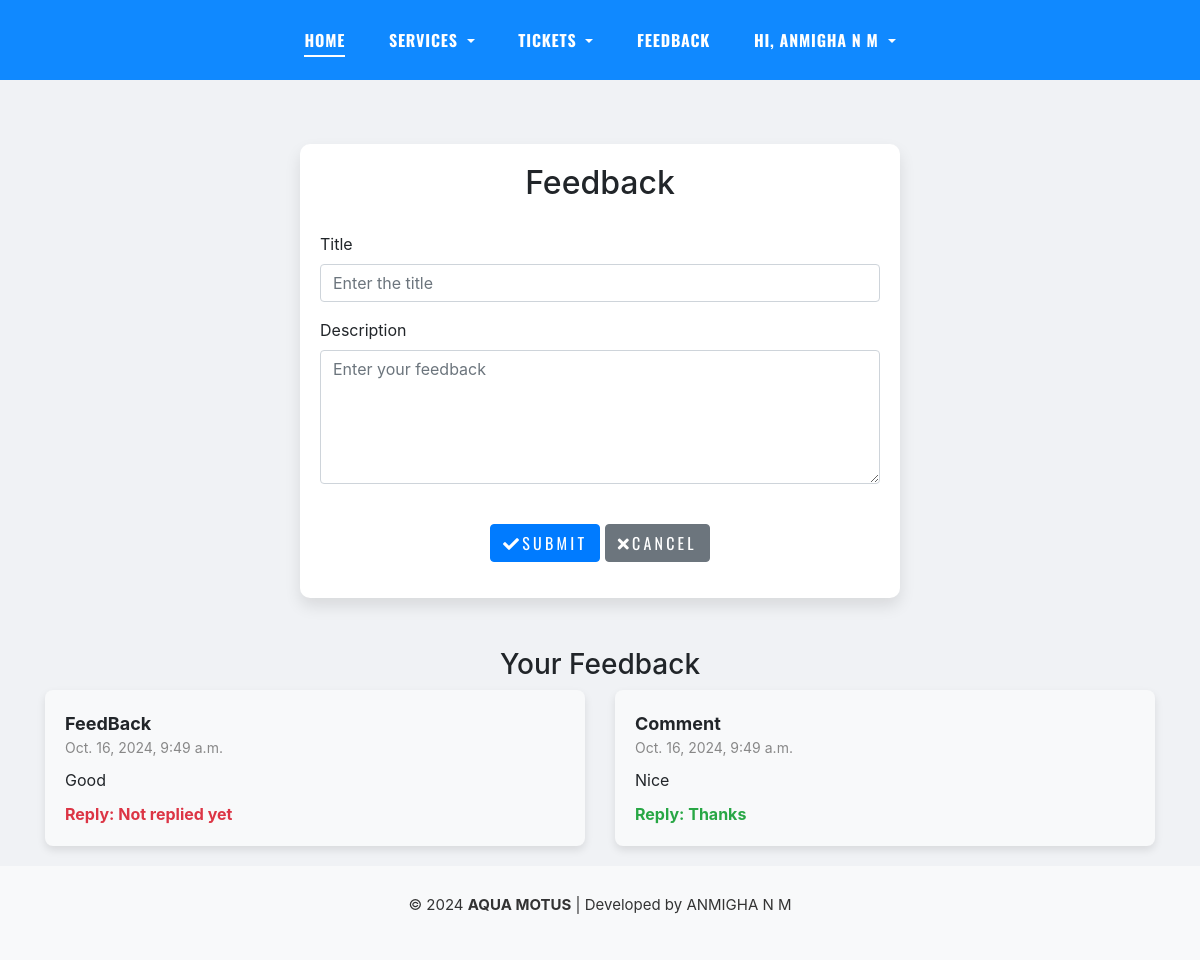
The app's page /User/feedback/ (signed in) with its own data.
### Guest/models.py (models this page shows, shortened)
class CustomDetails(AbstractUser):
    ROLE_CHOICES = [
        ('admin', 'Admin'),
        ('stationmaster', 'Station Master'),
        ('user', 'User'),
    ]
    role = models.CharField(max_length=20, choices=ROLE_CHOICES, default='user')

### User/models.py (models this page shows, shortened)
class Feedback(models.Model):
    user = models.ForeignKey(settings.AUTH_USER_MODEL, on_delete=models.CASCADE)
    title = models.CharField(max_length=200)
    description = models.TextField()
    date = models.DateTimeField(auto_now_add=True)
    reply = models.TextField(blank=True, null=True)
    status=models.IntegerField(default=0)
    sentiment_score = models.FloatField(default=0)  # Field for sentiment score

### User/views.py (the view, shortened to what this page needs)
# urls.py: path('feedback/', views.feedback_view, name='feedback'),
@never_cache
@login_required
def feedback_view(request):
    feedback_list = Feedback.objects.filter(user=request.user)
    return render(request, 'User/feedback.html', {'feedback_list': feedback_list})

### User/Templates/User/feedback.html (shortened to what this page needs)
{% extends 'User/HomePage.html' %}
{% load static %}
{% block content %}
<!DOCTYPE html>
<html lang="en">
<head>
    <link href="https://maxcdn.bootstrapcdn.com/bootstrap/4.1.1/css/bootstrap.min.css" rel="stylesheet">
    <link rel="stylesheet" href="https://cdnjs.cloudflare.com/ajax/libs/font-awesome/5.15.4/css/all.min.css">
</head>
<body><br><br><br><br><br><br>
    <div class="container feedback-container">
        <h2 class="text-center feedback-header">Feedback</h2>
        <form action="" method="post">
            <div class="form-group">
                <label for="txt_title">Title</label>
                <input type="text" name="txt_title" id="txt_title" class="form-control" placeholder="Enter the title" required>
            </div>
            <div class="form-group">
                <label for="txt_description">Description</label>
                <textarea name="txt_description" id="txt_description" class="form-control" rows="5" placeholder="Enter your feedback" required></textarea>
            </div><br>
            <div class="text-center">
                <button type="submit" class="btn btn-primary btn-custom"><i class="fas fa-check"></i>Submit</button>
                <button type="reset" class="btn btn-secondary btn-custom"><i class="fas fa-times"></i>Cancel</button>
            </div>
        </form>
    </div>
    <div class="container feedback-list">
        <h3 class="text-center">Your Feedback</h3>
        <div class="row">
            {% for feedback in feedback_list %}
            <div class="col-md-6">
                <div class="feedback-item">
                    <div class="feedback-title">{{ feedback.title }}</div>
                    <div class="feedback-date">{{ feedback.date }}</div>
                    <div class="feedback-description">{{ feedback.description }}</div>
                    {% if feedback.reply %}
                    <div class="feedback-reply">Reply: {{ feedback.reply }}</div>
                    {% else %}
                    <div class="feedback-no-reply">Reply: Not replied yet</div>
                    {% endif %}
                </div>
            </div>
            {% endfor %}
        </div>
    </div>
</body>
</html>
{% endblock content %}

### User/Templates/User/HomePage.html (shortened to what this page needs)
{% load static %}
<html lang="en">
<head>
    <link rel="stylesheet" href="{% static 'User/fonts/icomoon/style.css' %}" />
    <link rel="stylesheet" href="{% static 'User/css/bootstrap.min.css' %}" />
    <link rel="stylesheet" href="{% static 'User/css/jquery-ui.css' %}" />
    <link rel="stylesheet" href="{% static 'User/css/owl.carousel.min.css' %}" />
    <link rel="stylesheet" href="{% static 'User/css/owl.theme.default.min.css' %}" />
    <link rel="stylesheet" href="{% static 'User/css/jquery.fancybox.min.css' %}" />
    <link rel="stylesheet" href="{% static 'User/css/bootstrap-datepicker.css' %}" />
    <link rel="stylesheet" href="{% static 'User/fonts/flaticon/font/flaticon.css' %}" />
    <link rel="stylesheet" href="{% static 'User/css/aos.css' %}" />
    <link href="{% static 'User/css/jquery.mb.YTPlayer.min.css' %}" media="all" rel="stylesheet" type="text/css" />
    <link rel="stylesheet" href="{% static 'User/css/style.css' %}" />
</head>
<body data-spy="scroll" data-target=".site-navbar-target" data-offset="100">
    <div class="site-wrap">
        <div class="header-top bg-light">
            <div class="site-navbar py-2 js-sticky-header site-navbar-target d-none pl-0 d-lg-block" role="banner">
                <div class="container">
                    <div class="d-flex align-items-center">
                        <div class="mx-auto">
                            <nav class="site-navigation position-relative text-right" role="navigation">
                                <ul class="site-menu main-menu js-clone-nav mr-auto d-none pl-0 d-lg-block">
                                    <li class="active"><a href="{% url 'WebUser:HomePage' %}" class="nav-link text-left">Home</a></li>
                                    <li>
                                        <ul class="site-menu main-menu js-clone-nav mr-auto d-none pl-0 d-lg-block">
                                            <li class="dropdown">
                                                <a href="#" class="nav-link text-left dropdown-toggle" id="userDropdown" role="button" data-toggle="dropdown" aria-haspopup="true" aria-expanded="false">
                                                    Services
                                                </a>
                                            </li>
                                        </ul>
                                    </li>
                                    <li>
                                        <ul class="site-menu main-menu js-clone-nav mr-auto d-none pl-0 d-lg-block">
                                            <li class="dropdown">
                                                <a href="#" class="nav-link text-left dropdown-toggle" id="userDropdown" role="button" data-toggle="dropdown" aria-haspopup="true" aria-expanded="false">
                                                    Tickets
                                                </a>
                                            </li>
                                        </ul>
                                    </li>
                                    <li><a href="{% url 'WebUser:feedback' %}" class="nav-link text-left">FeedBack</a></li>
                                    <li>
                                        <ul class="site-menu main-menu js-clone-nav mr-auto d-none pl-0 d-lg-block">
                                            <li class="dropdown">
                                                <a href="#" class="nav-link text-left dropdown-toggle" id="userDropdown" role="button" data-toggle="dropdown" aria-haspopup="true" aria-expanded="false">
                                                    Hi, {{ user.first_name }} {{ user.last_name }}
                                                </a>
                                            </li>
                                        </ul>
                                    </li>
                                </ul>
                            </nav>
                        </div>
                    </div>
                </div>
            </div>
        </div>
        {% block content %}{% endblock content %}
        <footer class="footer">
            <p class="text-sm font-medium text-center text-blue p-2">
                © 2024 <b>AQUA MOTUS</b> | Developed by ANMIGHA N M
            </p>
        </footer>
    </div>
</body>
</html>

### Guest/static/User/css/style.css (style rules this page uses)
html { overflow-x: hidden; }
body { line-height: 1.7; color: gray; font-weight: 300; font-size: 1.1rem; }
a { -webkit-transition: .3s all ease; -o-transition: .3s all ease; transition: .3s all ease; }
h1, h2, h3, h4, h5, .h1, .h2, .h3, .h4, .h5 { font-family: "Oswald", sans-serif; }
.site-wrap:before { display: none; -webkit-transition: .3s all ease-in-out; -o-transition: .3s all ease-in-out; transition: .3s all ease-in-out; background: rgba(0, 0, 0, 0.6); content: ""; position: absolute; z-index: 2000; top: 0; left: 0; right: 0; bottom: 0; opacity: 0; visibility: hidden; }
.site-navbar { font-family: "Oswald", sans-serif; margin-bottom: 0px; z-index: 1999; width: 100%; }
.site-navbar .site-navigation .site-menu { margin-bottom: 0; }
.site-navbar .site-navigation .site-menu .active > a { color: #fff; display: inline-block; padding: 5px 0px; margin-left: 20px; margin-right: 20px; position: relative; }
.site-navbar .site-navigation .site-menu .active > a:before { width: 100%; content: ""; height: 2px; left: 0; bottom: 0; background-color: #fff; }
.site-navbar .site-navigation .site-menu a { text-decoration: none !important; display: inline-block; }
.site-navbar .site-navigation .site-menu > li { display: inline-block; }
.site-navbar .site-navigation .site-menu > li > a { text-transform: uppercase; font-size: 16px; letter-spacing: .05rem; font-weight: 900; padding: 20px 20px; color: #fff; display: inline-block; text-decoration: none !important; }
.sticky-wrapper .site-navbar { -webkit-transition: .3s all ease; -o-transition: .3s all ease; transition: .3s all ease; background: #1089ff; }
.sticky-wrapper .site-navbar .site-menu > li { display: inline-block; }
.sticky-wrapper .site-navbar .site-menu > li.active > a { color: #fff; position: relative; }
.sticky-wrapper .site-navbar .site-menu > li.active > a:before { content: ""; position: absolute; bottom: 0; height: 2px; background: #fff; }
.footer { padding: 4rem 0; background: #000; font-size: 15px; color: #888; }
.btn { text-transform: uppercase; font-size: 14px; letter-spacing: .2rem; font-family: "Oswald", sans-serif; }

### User/Templates/User/HomePage.html (style rules this page uses)
html, body { height: 100%; margin: 0; }
.site-wrap { min-height: 100vh; display: flex; flex-direction: column; }
.footer { margin-top: auto; padding: 20px 0; background: #f8f9fa; text-align: center; color: #333; width: 100%; bottom: 0; }

### User/Templates/User/feedback.html (style rules this page uses)
body { background: #f0f2f5; }
.feedback-container { margin-top: 50px; background: #fff; border-radius: 10px; box-shadow: 0 8px 16px rgba(0,0,0,0.1); padding: 20px; max-width: 600px; margin: auto; }
.feedback-header { text-align: center; margin-bottom: 30px; }
.feedback-list { margin-top: 50px; }
.feedback-item { padding: 20px; background: #f8f9fa; border-radius: 8px; margin-bottom: 20px; box-shadow: 0 4px 8px rgba(0,0,0,0.1); }
.feedback-title { font-weight: bold; font-size: 18px; }
.feedback-date { font-size: 14px; color: #888; }
.feedback-description { margin-top: 10px; }
.feedback-reply { margin-top: 10px; font-weight: bold; color: #28a745; }
.feedback-no-reply { margin-top: 10px; font-weight: bold; color: #dc3545; }

### records on screen
CustomDetails: first_name "ANMIGHA", last_name "N M"
Feedback: title "FeedBack", date "Oct. 16, 2024, 9:49 a.m.", description "Good", shows "Reply: Not replied yet"
Feedback: title "Comment", date "Oct. 16, 2024, 9:49 a.m.", description "Nice", reply "Thanks"
